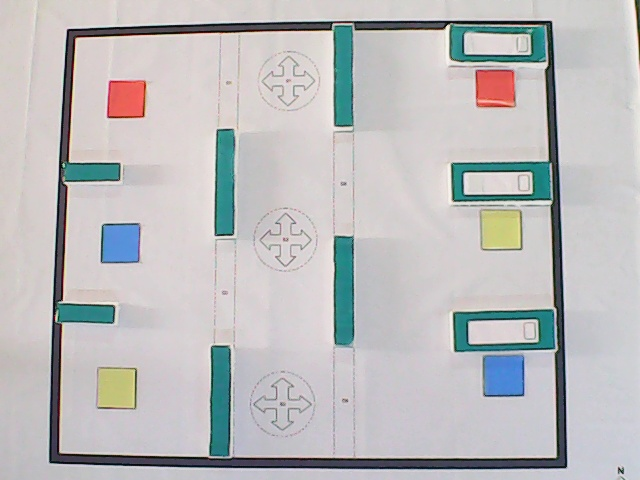
#> input picture #eYRCPlus75_Arena/#eYRCPlus75_input_image.jpg, 640 x 480 px, given in place of the camera
$ python 'centroid of obcstles.py'   (older library calls are emulated)
#> lines starting #> are read from the running program, lines starting #| are printed output that depends on the picture; after the words box and inside, x2 and y2 are one past the last pixel; in counts of white or black regions, pixels touching at a corner belong together
# -*- coding: cp1252 -*-
'''
**************************************************************************
*                  IMAGE PROCESSING (e-Yantra 2014)
*                  ================================
*  This software is intended to teach image processing concepts
*
*  MODULE: Functions
*  Filename: contourVid.py
*  Version: 1.0.0
*  Date: November 3, 2014
*
*  Author: Arun Mukundan, e-Yantra Project, Department of Computer Science
*  and Engineering, Indian Institute of Technology Bombay.
*
*  Software released under Creative Commons CC BY-NC-SA
*
*  For legal information refer to:
*        http://creativecommons.org/licenses/by-nc-sa/4.0/legalcode
*
*
*  This software is made available on an “AS IS WHERE IS BASIS”.
*  Licensee/end user indemnifies and will keep e-Yantra indemnified from
*  any and all claim(s) that emanate from the use of the Software or
*  breach of the terms of this agreement.
*
*  e-Yantra - An MHRD project under National Mission on Education using
*  ICT(NMEICT)
*
**************************************************************************
'''

############################################
## Import OpenCV
import numpy as np
import cv2
cap = cv2.VideoCapture(0)
############################################
scale_down = 1
############################################
## Video Loop
while(1):
    ## Read the image
    ret, frame = cap.read()
#> frame is the input picture: shape (480, 640, 3); mean B, G, R 189.1, 188.1, 188.7

    ## Do the processing
    hsv = cv2.cvtColor(frame,cv2.COLOR_BGR2HSV)
#> hsv: shape (480, 640, 3); mean H, S, V 85.4, 25.5, 196
    thresh = cv2.inRange(hsv,np.array((67,169,107)), np.array((107,209,147)))#green
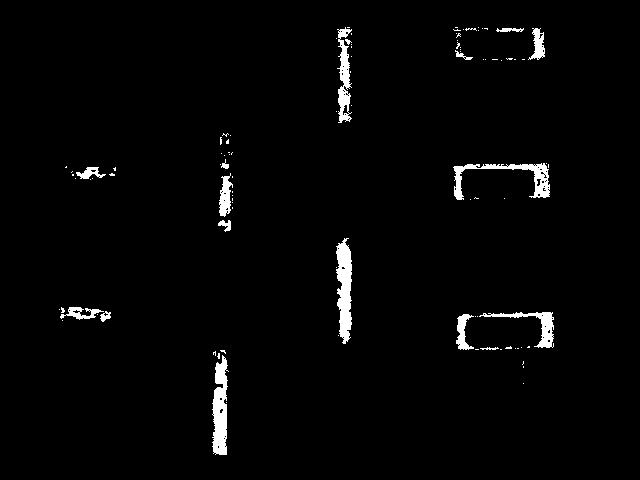
#> thresh: shape (480, 640); 2.2% white; 99 white regions (82 under 20 px), largest, box (x1, y1, x2, y2) and area: (336, 238, 352, 344) 1189, (212, 355, 229, 455) 1140, (453, 163, 550, 200) 986
    gray = cv2.cvtColor(hsv,cv2.COLOR_BGR2GRAY)
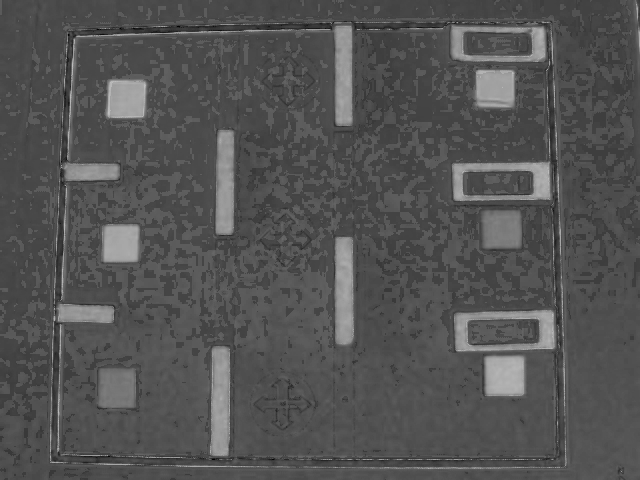
#> gray: shape (480, 640); min 2, max 194, mean 83.3
    ret,thresh = cv2.threshold(gray,100,255,0)
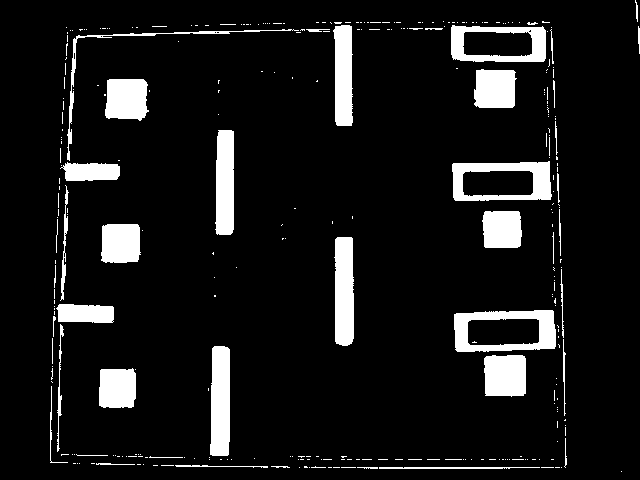
#> thresh: shape (480, 640); 9.2% white; 316 white regions (272 under 20 px)
    contours,hierarchy = cv2.findContours(thresh,cv2.RETR_LIST,cv2.CHAIN_APPROX_SIMPLE)
#> contours = 328 contours, 302 with area under 20; largest, box (x1, y1, x2, y2) and area: (454, 310, 556, 352) 3806, (452, 161, 552, 201) 3543, (451, 25, 546, 62) 3164, (210, 346, 230, 456) 1912, (334, 237, 354, 346) 1864

    max_area = 0
    largest_contour = None
    for idx, contour in enumerate(contours):
        area = cv2.contourArea(contour)
        '''if area > max_area:
          max_area = area
          largest_contour = contour
    if not largest_contour == None:'''
        largest_contour = contour

        moment = cv2.moments(largest_contour)


        if moment["m00"] > 1000 / scale_down:
              # [5 lines of commented-out code are left out]
              cx,cy = int(moment['m10']/moment['m00']), int(moment['m01']/moment['m00'])
              cv2.circle(frame,(cx,cy),5,(0,0,255),-1)
#> this loop made 328 passes
#> (area, cx, cy) on passes 104, 107, 108, 118, 121, 147, 153, 160, 176, 182, 193, 220: (1312.5, 116, 387), (1586.5, 504, 375), (1912, 220, 401), (1849.5, 502, 331), (3806, 504, 330), (1863.5, 343, 291), (1376.5, 120, 242), (1311, 501, 228), (1736, 497, 182), (3543, 501, 181), (1724.5, 224, 182), (1520, 126, 98)
#> area on passes 5, 15: 126.5, 35.5
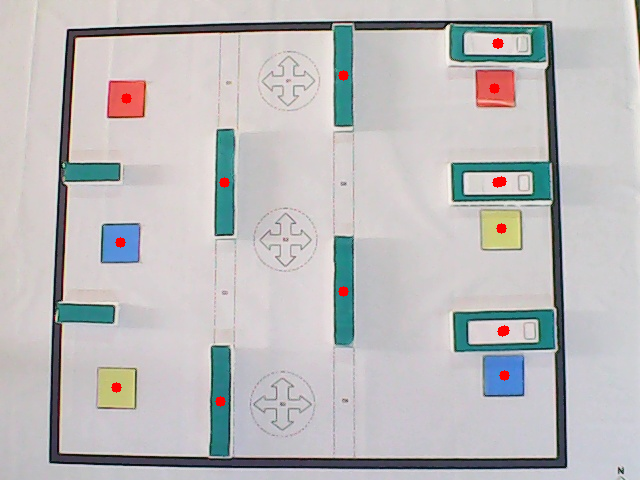
#> frame: shape (480, 640, 3); 0.37% of pixels changed, all inside (x1, y1, x2, y2) = (111, 38, 510, 407)


    '''
    contours, hierarchy = cv2.findContours(thresh,cv2.RETR_TREE,cv2.CHAIN_APPROX_SIMPLE)
    cv2.drawContours(frame,contours,-1,(0,255,0),3)
    M = cv2.moments(contours[-1])
    cx = int(M['m10']/M['m00'])
    cy = int(M['m01']/M['m00'])
    print "Centroid = ", cx, ", ", cy
    cv2.circle(frame,(cx,cy), 3, (0,0,255), -1)'''
    ## Show the image
    cv2.imshow('image',frame)

    ## End the video loop
    if cv2.waitKey(1) == 27:  ## 27 - ASCII for escape key
#> (key Esc is pressed here)
        break
############################################

############################################
## Close and exit
cap.release()
cv2.destroyAllWindows()
############################################
